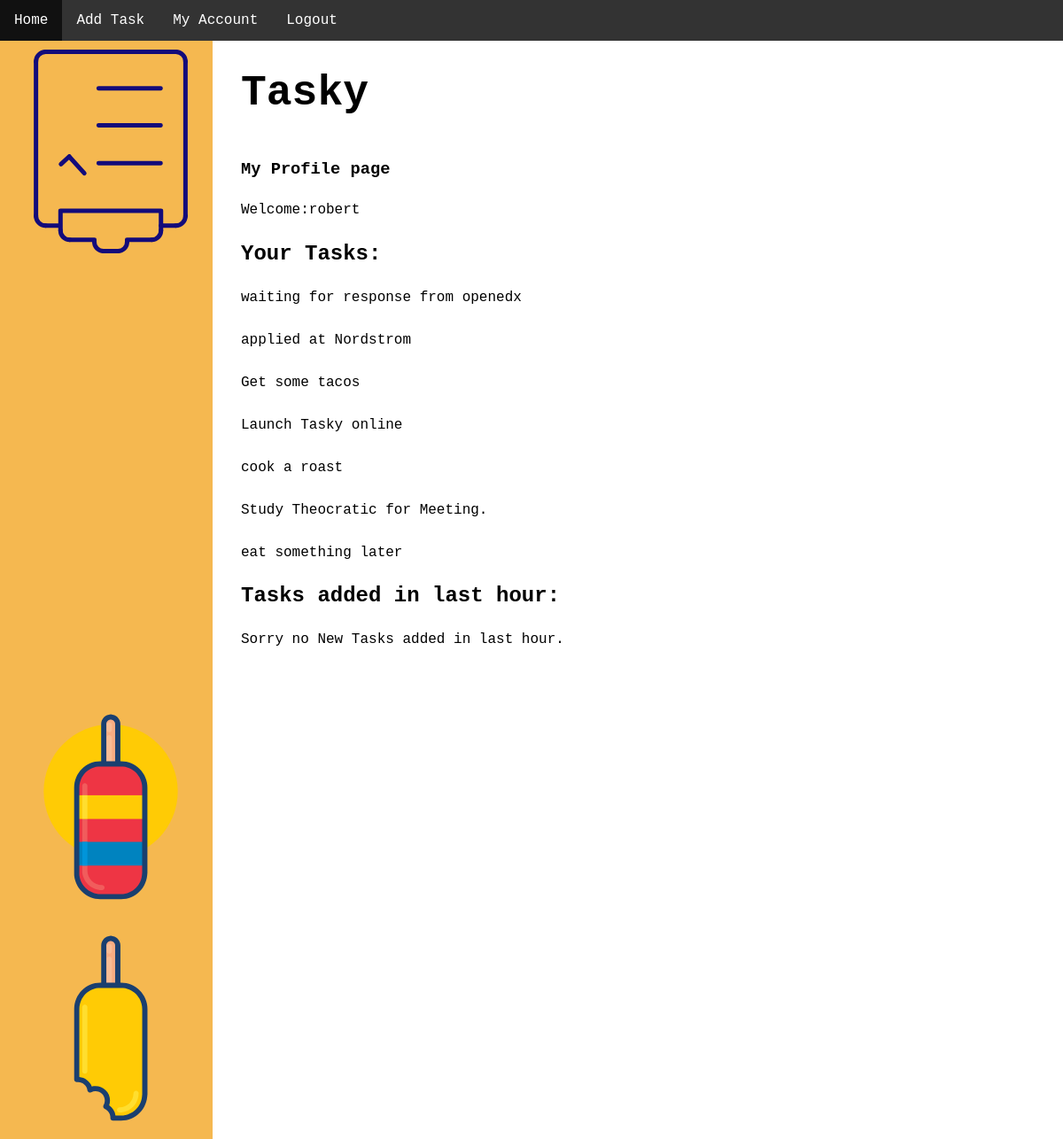
The app's page /profile (signed in) with its own data.
### tasklist/models.py (models this page shows, shortened)
class Task(models.Model):
	name = models.CharField(max_length=300)
	timestamp = models.DateTimeField(auto_now_add=True)
	user_name = models.ForeignKey(User, on_delete=models.CASCADE)

### tasklist/views.py (the view)
# urls.py: path('profile', views.profile, name='profile'),
@login_required
def profile(request):
    last_task_added = Task.objects.filter(user_name=request.user).last()
    only_users_tasks = Task.objects.filter(user_name=request.user)
    newest_tasks = Task.objects.filter(user_name=request.user, timestamp__gte=datetime.now()-timedelta(hours=1))
    context = {
        'last_task_added': last_task_added,
        'only_users_tasks': only_users_tasks,
        'newest_tasks': newest_tasks,
    }
    return render(request, 'tasklist/profile.html', context)

### tasklist/templates/tasklist/profile.html (shortened to what this page needs)
<html>
{% extends 'tasklist/base.html' %}
{% block content %}
<head>
</head>
<body>
    <h1>My Profile page</h1>
    <p>Welcome:{{ request.user.username }}</p>
    <h2>Your Tasks:</h2>
    {% for x in only_users_tasks %}
    <p>{{x.name}}</p>
    {% endfor %}
    <h2>Tasks added in last hour:</h2>
    {% if newest_tasks %}
    {% for x in newest_tasks %}
    <p>{{x.name}}</p>
    {% endfor %}
    {% else %}
    <p>Sorry no New Tasks added in last hour.</p>
    {% endif %}
</body>
</html>
{% endblock %}

### tasklist/templates/tasklist/base.html (shortened to what this page needs)
{% load static %}
<!DOCTYPE html>
<html lang="en">
<head>
    <link rel="stylesheet" href="{% static 'css/main.css' %}">
</head>
<body>
    <ul class="base">
        <li class="base"><a href="{% url 'tasklist:task_list' %}">Home</a></li>
        {% if request.user.is_authenticated %}
        <li class="base"><a href="{% url 'tasklist:task_form' %}">Add Task</a></li>
        <li class="base"><a href="{% url 'tasklist:profile' %}">My Account</a></li>
        <li class="base"><a href="{% url 'tasklist:logout' %}">Logout</a></li>
        {% else %}
        <li class="base"><a href="">About</a></li>
        <li class="base"><a href="{% url 'tasklist:signup' %}">Sign Up</a></li>
        <li class="base"><a href="{% url 'tasklist:login' %}">Login</a></li>
        {% endif %}
    </ul>
    <section>
        <figure><img src="{% static 'css/if_Survey_2290855.svg' %}" /></figure>
        <article>
            <h3>Tasky</h3>
            {% block content %}
            {% endblock %}
    <section>
        <figure><img src="{% static 'css/if_10_1517190.svg' %}" /></figure>
    </section>
    <section>
        <figure><img src="{% static 'css/if_4_1517203.svg' %}" /></figure>
    </section>
</body>
</html>

### tasklist/static/css/main.css (style rules this page uses)
body, html { height: 100%; margin: 0; }
body { font-family: courier; }
section { display: grid; grid-template-columns: 20% auto; }
figure { background: rgb(245, 184, 80); margin: 0; text-align: center; }
article { padding: 2em; }
h3 { font-size: 3em; margin-top: 0; }
p { line-height: 2em; }
img { width: 250px; position: sticky; position: -webkit-sticky; top: 20px; }
.entered { -webkit-animation: flip-horizontal-top 0.4s cubic-bezier(0.455, 0.030, 0.515, 0.955) both; animation: flip-horizontal-top 0.4s cubic-bezier(0.455, 0.030, 0.515, 0.955) both; }

### tasklist/templates/tasklist/base.html (style rules this page uses)
ul.base { list-style-type: none; margin: 0; padding: 0; overflow: hidden; background-color: #333; }
li.base { float: left; }
li.base a { display: block; color: white; text-align: center; padding: 14px 16px; text-decoration: none; }

### records on screen
Task: name "waiting for response from openedx"
Task: name "applied at Nordstrom"
Task: name "Get some tacos"
Task: name "Launch Tasky online"
Task: name "cook a roast"
Task: name "Study Theocratic for Meeting."
Task: name "eat something later"

### other values on screen
{{ request.user.username }} "robert"
